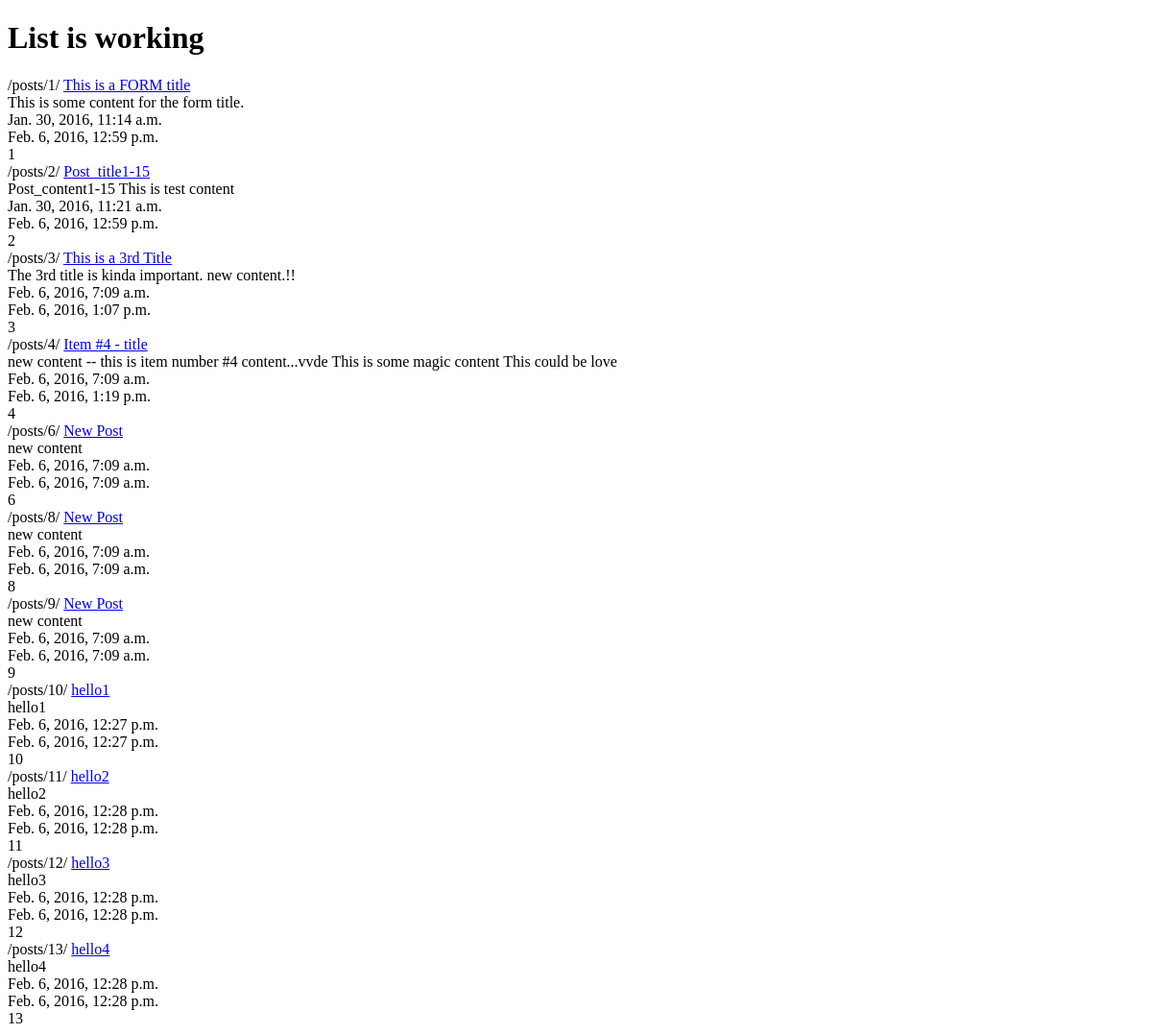
The app's page /posts/, older data.
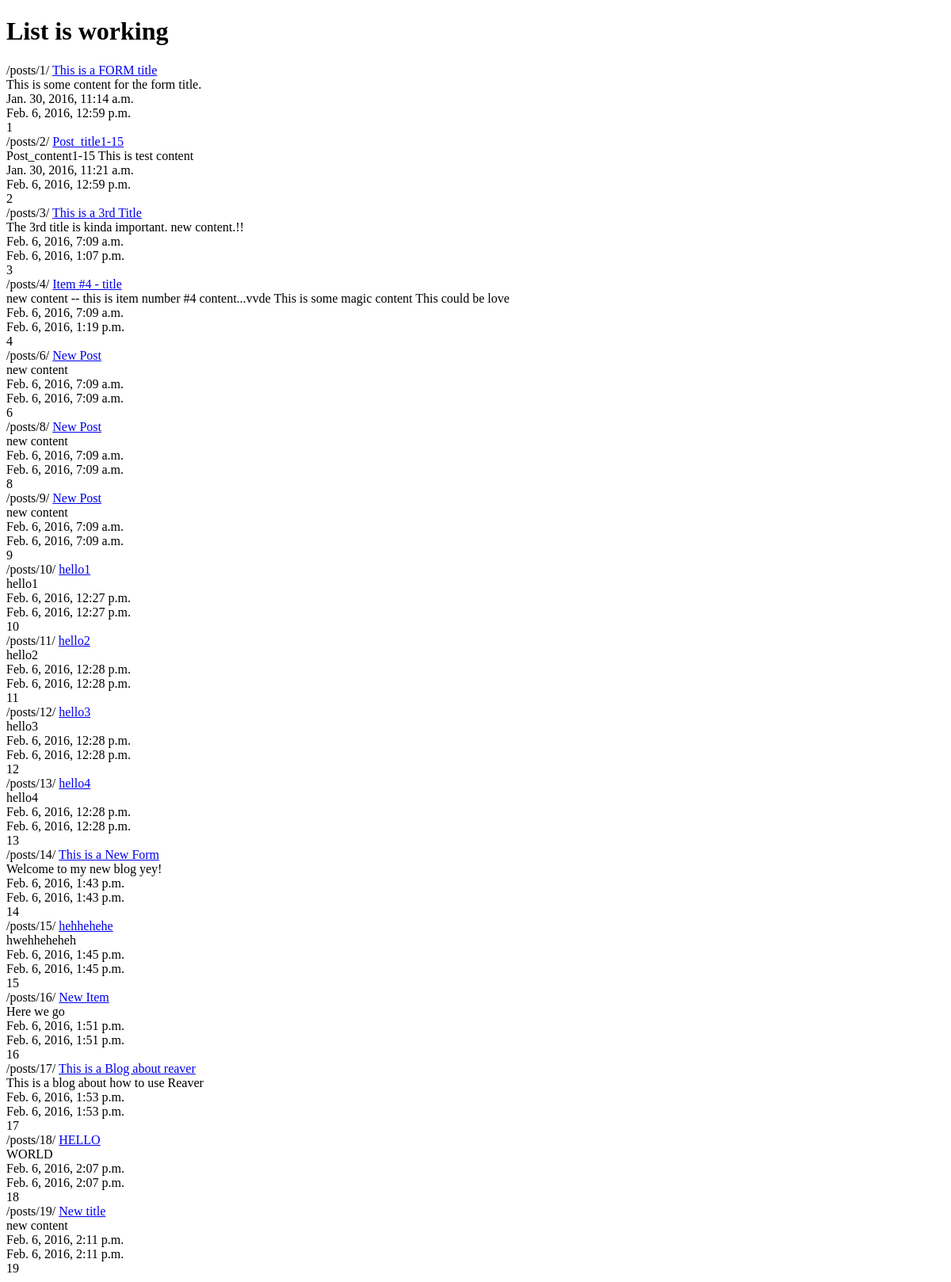
The same page, newer data.
### posts/models.py (models this page shows, shortened)
class Post(models.Model):
    title = models.CharField(max_length=120) #max_length 120
    content = models.TextField()
    updated = models.DateTimeField(auto_now=True, auto_now_add=False)
    timestamp = models.DateTimeField(auto_now=False, auto_now_add=True)
    def get_absolute_url(self):
         return reverse("posts:detail", kwargs={"id": self.id})

### posts/views.py (the view)
def post_list(request):
    queryset = Post.objects.all()
    context = {
        "object_list": queryset,
        "title": "List"
    }
    return render(request, "post_list.html", context)

### templates/post_list.html
{% extends "base.html" %}
{%  block content %}
<h1>{{ title }} is working</h1>
{%  for obj in object_list %}
    {% url "posts:detail" id=obj.id %}
    <a href='{{  obj.get_absolute_url }}'> {{ obj.title }}</a><br/>
            {{ obj.content }}<br/>
            {{ obj.timestamp }}<br/>
            {{ obj.updated }}<br/>
            {{ obj.id }}<br/>
{% endfor %}
{% endblock content %}

### templates/base.html (shortened to what this page needs)
<!DOCTYPE html>
<html lang="en">
<head>
</head>
<body>
    <div class="container">
        {% block content %}
        {%  endblock content %}
    </div>
</body>
</html>

Row changes from the older to the newer data that the page shows:
added Post: id "/posts/14/", title "This is a New Form", content "Welcome to my new blog yey!", timestamp "Feb. 6, 2016, 1:43 p.m.", updated "Feb. 6, 2016, 1:43 p.m.", id "14"
added Post: id "/posts/15/", title "hehhehehe", content "hwehheheheh", timestamp "Feb. 6, 2016, 1:45 p.m.", updated "Feb. 6, 2016, 1:45 p.m.", id "15"
added Post: id "/posts/16/", title "New Item", content "Here we go", timestamp "Feb. 6, 2016, 1:51 p.m.", updated "Feb. 6, 2016, 1:51 p.m.", id "16"
added Post: id "/posts/17/", title "This is a Blog about reaver", content "This is a blog about how to use Reaver", timestamp "Feb. 6, 2016, 1:53 p.m.", updated "Feb. 6, 2016, 1:53 p.m.", id "17"
added Post: id "/posts/18/", title "HELLO", content "WORLD", timestamp "Feb. 6, 2016, 2:07 p.m.", updated "Feb. 6, 2016, 2:07 p.m.", id "18"
added Post: id "/posts/19/", title "New title", content "new content", timestamp "Feb. 6, 2016, 2:11 p.m.", updated "Feb. 6, 2016, 2:11 p.m.", id "19"
